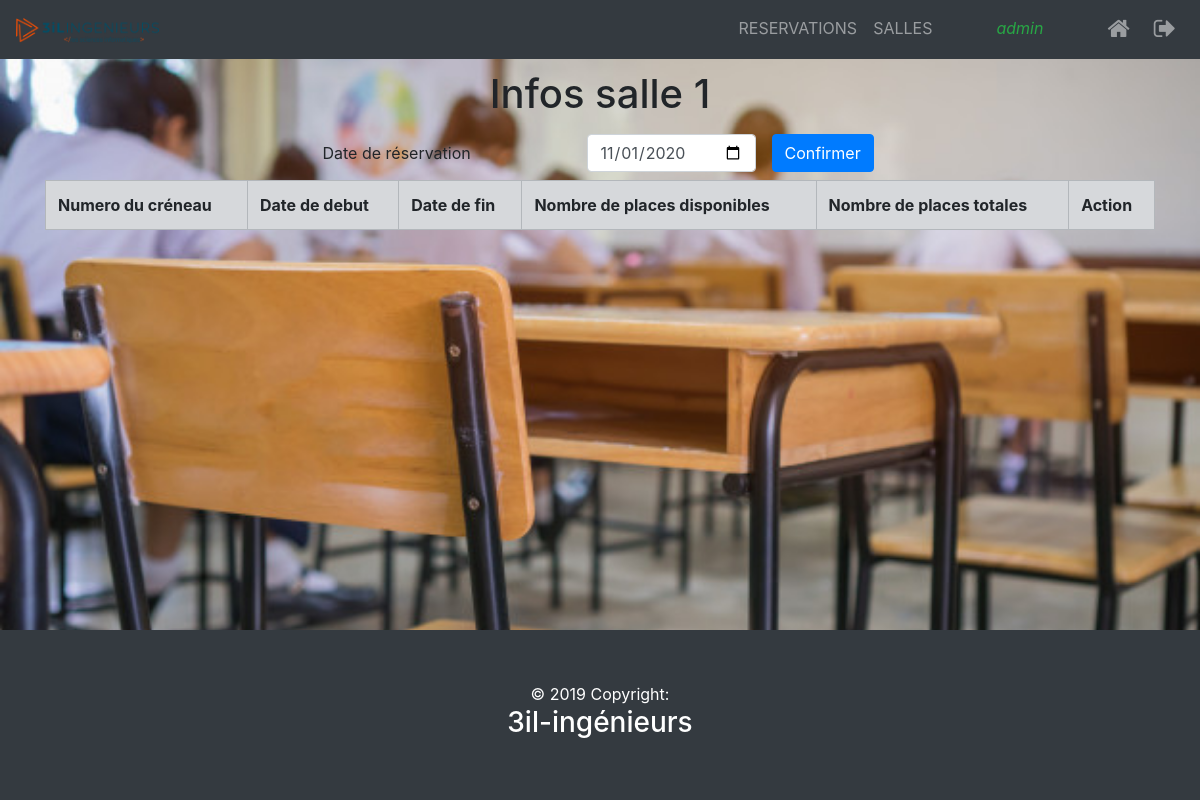
The page /salle.php?id=1 (signed in) on the database as committed earlier.
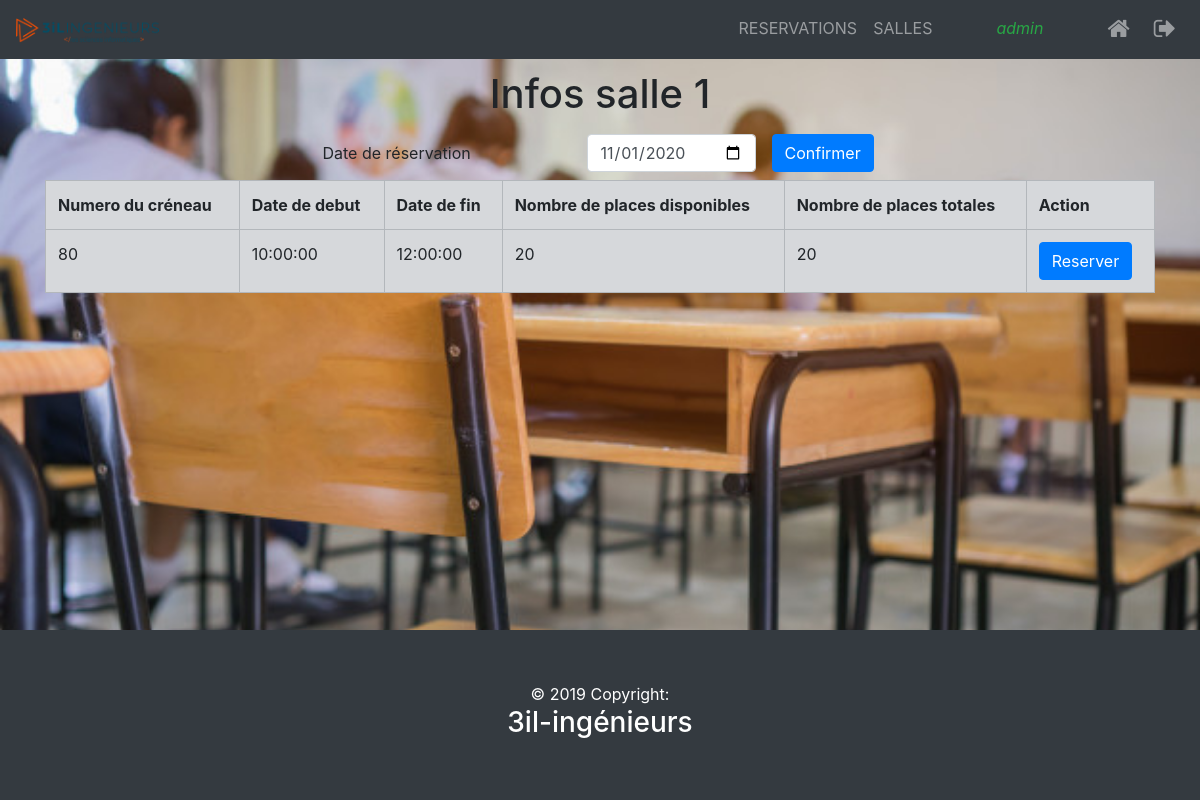
The same page on the database as committed later.
### tables this page shows
CREATE TABLE `salle` (
  `Num_S` int(11) NOT NULL,
  `Nbre_Place` int(11) NOT NULL
);

### db.php (called while the page is built, shortened)
<?php
try{
    $bd=new PDO('mysql:host=localhost;dbname=projet_reservation','root','');
}catch(Exception $e){
    echo 'erreur';
}
function getOneSalle(&$dat,$num){
    global $bd;
    $req=$bd->prepare('select * ,(salle.Nbre_Place-(SELECT COUNT(*)
     from reserver WHERE reserver.Num_S=creneau.Num_S AND reserver.num_C=
     creneau.num_C AND reserver.dateRes=creneau.dateRes )) as restant from salle NATURAL join creneau
     WHERE salle.Num_S=:num AND creneau.dateRes=:dateR HAVING salle.Nbre_Place >
     (SELECT COUNT(*) from reserver WHERE reserver.Num_S=creneau.Num_S
    AND reserver.num_C=creneau.num_C AND reserver.dateRes=creneau.dateRes)');
    $req->bindParam(':num',$num);
    $dateR=date("Y-m-d");
    $req->bindParam(':dateR',$dateR);
    $req->execute();
    $dat=$req->fetchAll(PDO::FETCH_ASSOC);
}

### salle.php (the view, shortened to what this page needs)
<?php
$user=$_SESSION['user'];
if(($user['droits']=='etudiant' || $user['droits']=='admin') ){
include('db.php');
if(isset($_GET['id'])){
    $id=$_GET['id'];
}
getOneSalle($data,$id);
?>
<!DOCTYPE html>
<html lang="en">
<head>
    <link rel="stylesheet" href="https://maxcdn.bootstrapcdn.com/bootstrap/4.5.2/css/bootstrap.min.css">
  <link rel="stylesheet" href="https://cdnjs.cloudflare.com/ajax/libs/font-awesome/4.7.0/css/font-awesome.min.css">
</head>
<body style="height:100%; background:no-repeat url('salle.jpg');background-size:cover ">
<?php
		include("header.php");
     ?>
    <div id="app" class="container" style="margin-top:70px">
    <h1 class="text-center pb-2">Infos salle <?=$id?></h1>
    <div class="mx-auto w-50">
    <form class="form-inline " id="dateF"  method="POST">
  <div class="form-group mb-2">
    <input type="text" readonly class="form-control-plaintext" id="staticEmail2" value="Date de réservation">
  </div>
  <div class="form-group mx-sm-3 mb-2">
    <input type="date" name="dateR" class="form-control" id="inputPassword2"
    placeholder="Password" value="<?php if(isset($_POST['dateR'])){echo $_POST['dateR'];}
    else{echo date("Y-m-d") ;}?>">
  </div>
  <button type="submit" class="btn btn-primary mb-2" >Confirmer</button>
</form>
    </div>
<table class="table table-bordered table-secondary" id="crenSalle">
    <tr>
        <th>Numero du créneau</th>
        <th>Date de debut</th>
        <th>Date de fin</th>
        <th>Nombre de places disponibles</th>
        <th>Nombre de places totales</th>
        <th>Action</th>
    </tr>
    <?php
        foreach ($data as $value) {
    ?>
    <tr id="<?=$value['num_C']?>li">
    <td > <?=$value['num_C']?></td>
    <td><?=$value['date_Debut']?></td>
    <td><?=$value['date_Fin']?></td>
    <td id="<?=$value['restant']?>+<?=$value['num_C']?>"><?=$value['restant']?></td>
    <td ><?=$value['Nbre_Place']?></td>
    <td><button class="btn btn-primary" id= "<?=$value['num_C']?>+b" onclick="reserver(<?=$value['Num_S']?>,<?=$value['num_C']?>,<?=$value['restant']?>+'+'+<?=$value['num_C']?>,
    document.getElementsByName('dateR')[0].value)">Reserver</button>
    <br><span id="<?=$value['num_C']?>" class="text-success font-italic font-weight-bold"></span></td>
    </tr>
    <?php
     }
    ?>
</table>
    </div>
    <?php
include 'footer.php';
?>
</body>
</html>
<?php
}
else{
    header('Location:index.php');
}
?>

Rows that differ between the two databases and show on the page:
now on this page (row edited): salle: num_C "80", date_Debut "10:00:00", date_Fin "12:00:00", restant "20", Nbre_Place "20"
